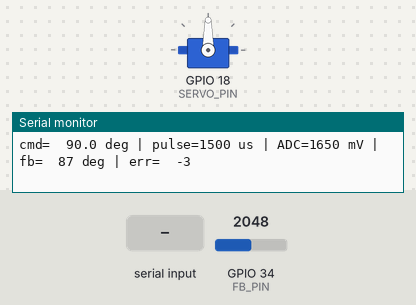
The sketch below on a simulated ESP32. Shown: servo, the last lines printed to the serial monitor. Inputs (shaded band) come from the test bench; at power-on: GPIO 34 (FB_PIN) = 2048 (analog values on the 0–4095 scale). EEPROM starts erased.

Above: at 2.5 s.
2.6 s: "0\n" received over Serial
At 3.6 s:
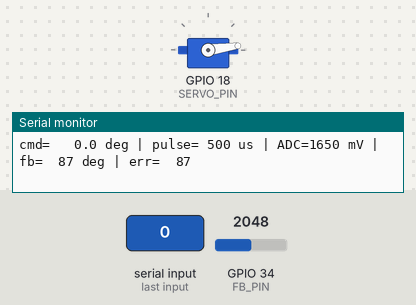
4.1 s: "1\n" received over Serial
At 5.3 s:
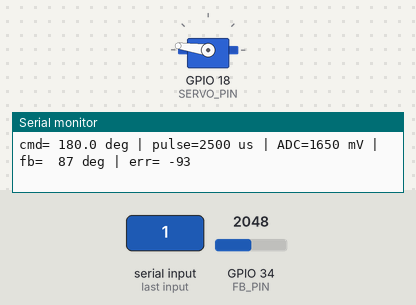
5.6 s: "s\n" received over Serial
At 7.8 s:
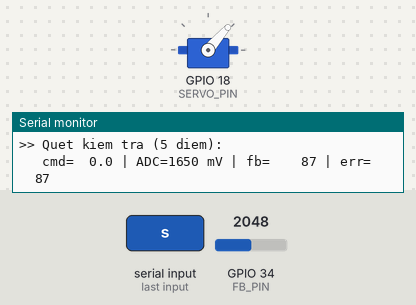
8.6 s: GPIO 34 (FB_PIN) set to 2640
11.6 s: "g,45\n" received over Serial
14.6 s: "9\n" received over Serial
At 15.3 s:
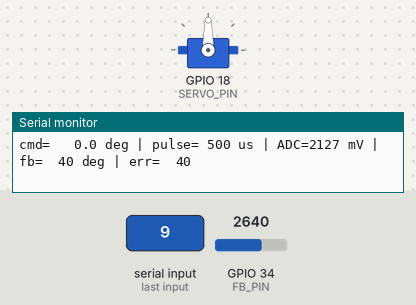
Timing chart, 0 to 17.3 s (numbered marks = the images above; inputs shaded):
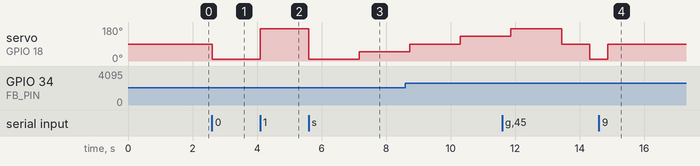

Measured:
- after the input at 2.6 s, servo on GPIO 18 (SERVO_PIN): 90° → 8° at once
- after the input at 4.1 s, servo on GPIO 18 (SERVO_PIN): 8° → 172° at once
- after the input at 5.6 s, servo on GPIO 18 (SERVO_PIN): 172° → 8° at once, → 49° 1.6 s later
- after the input at 14.6 s, servo on GPIO 18 (SERVO_PIN): 8° → 90° after 0.28 s

The sketch:

td8120_calib.ino
```cpp
/*
  TD8120 (servo 180 do) - Hieu chinh offset + doc feedback ADC tren ESP32
  Phien ban: Noi suy 2 doan (0-90-180) de sua loi phi tuyen tinh cua bien tro.

  Dau noi:
    Servo signal  -> GPIO18
    Servo V+      -> nguon rieng 5-6V
    Servo GND     -> GND chung voi ESP32
    Feedback wiper-> GPIO34 (ADC1), dien ap toi da 3.3V

  Serial Monitor: 115200 baud, chon "Newline"
*/

#include <ESP32Servo.h>
#include <Preferences.h>

// ================== CAU HINH ==================
const int SERVO_PIN = 18;
const int FB_PIN    = 34;

const int PULSE_LIMIT_LOW  = 400;    // gioi han an toan khi chinh offset (us)
const int PULSE_LIMIT_HIGH = 2600;
const int PULSE_STEP       = 5;      // moi lan bam q/e/z/c doi bao nhieu us

const int DEFAULT_PULSE_MIN = 500;
const int DEFAULT_PULSE_MAX = 2500;

// ================== BIEN TOAN CUC ==================
Servo servo;
Preferences prefs;

int pulseMin = DEFAULT_PULSE_MIN;    // us ung voi 0 do
int pulseMax = DEFAULT_PULSE_MAX;    // us ung voi 180 do
int adc0     = 2533;                 // mV feedback tai 0 do   (se duoc ghi de khi chay 'k')
int adcMid   = 1618;                 // mV feedback tai 90 do  (se duoc ghi de khi chay 'k')
int adc180   = 703;                  // mV feedback tai 180 do (se duoc ghi de khi chay 'k')

float cmdAngle = 90.0f;

// So chu so thap phan khi lam tron fb va err
const int FB_DECIMALS = 0;

// ================== TIEN ICH ==================
int readFeedbackMv() {
  long sum = 0;
  const int N = 32;
  for (int i = 0; i < N; i++) {
    sum += analogReadMilliVolts(FB_PIN);
    delay(2);
  }
  return sum / N;
}

int angleToUs(float a) {
  a = constrain(a, 0.0f, 180.0f);
  return pulseMin + (long)((pulseMax - pulseMin) * a / 180.0);
}

// Noi suy 2 doan de xu ly bien tro phi tuyen tinh
float mvToAngle(int mv) {
  if (adc180 == adc0) return 0;

  float a = 0;
  bool isReverse = (adc180 < adc0); // Kiem tra feedback thuan hay nguoc

  if (!isReverse) {
    if (mv <= adcMid) {
      if (adcMid == adc0) return 0;
      a = (mv - adc0) * 90.0f / (adcMid - adc0);
    } else {
      if (adc180 == adcMid) return 90.0f;
      a = 90.0f + (mv - adcMid) * 90.0f / (adc180 - adcMid);
    }
  } else {
    if (mv >= adcMid) {
      if (adcMid == adc0) return 0;
      a = (mv - adc0) * 90.0f / (adcMid - adc0);
    } else {
      if (adc180 == adcMid) return 90.0f;
      a = 90.0f + (mv - adcMid) * 90.0f / (adc180 - adcMid);
    }
  }
  return constrain(a, 0.0f, 180.0f);
}

// Lam tron x den d chu so thap phan (tranh in ra "-0")
float roundTo(float x, int d) {
  float p = powf(10.0f, d);
  float r = roundf(x * p) / p;
  if (r == 0) r = 0.0f;
  return r;
}

void moveTo(float a, int settleMs = 700) {
  cmdAngle = constrain(a, 0.0f, 180.0f);
  servo.writeMicroseconds(angleToUs(cmdAngle));
  delay(settleMs);
}

void saveCal() {
  prefs.begin("td8120", false);
  prefs.putInt("pMin", pulseMin);
  prefs.putInt("pMax", pulseMax);
  prefs.putInt("a0", adc0);
  prefs.putInt("aMid", adcMid);
  prefs.putInt("a180", adc180);
  prefs.end();
  Serial.println(">> Da luu hieu chinh vao flash.");
}

void loadCal() {
  prefs.begin("td8120", true);
  pulseMin = prefs.getInt("pMin", pulseMin);
  pulseMax = prefs.getInt("pMax", pulseMax);
  adc0     = prefs.getInt("a0", adc0);
  adcMid   = prefs.getInt("aMid", adcMid);
  adc180   = prefs.getInt("a180", adc180);
  prefs.end();
}

void printCal() {
  Serial.printf("pulseMin=%d us | pulseMax=%d us | adc0=%d mV | adcMid=%d mV | adc180=%d mV\n",
                pulseMin, pulseMax, adc0, adcMid, adc180);
}

// Tu dong do lay mau ADC tai 3 diem (0, 90, 180)
void calibrateADC() {
  Serial.println(">> Calib ADC: ve 0 do...");
  moveTo(0, 2000);
  int v0 = readFeedbackMv();

  Serial.println(">> Calib ADC: ve 90 do...");
  moveTo(90, 1500);
  int vMid = readFeedbackMv();

  Serial.println(">> Ve 180 do...");
  moveTo(180, 2000);
  int v180 = readFeedbackMv();

  Serial.printf(">> Do duoc: adc0=%d mV, adcMid=%d mV, adc180=%d mV\n", v0, vMid, v180);

  if (abs(v180 - v0) < 200) {
    Serial.println("!! Chenh lech < 200 mV, feedback co the chua noi hoac sai chan. KHONG cap nhat.");
  } else {
    adc0 = v0;
    adcMid = vMid;
    adc180 = v180;
    if (adc180 < adc0) Serial.println(">> Feedback dao chieu (goc tang -> dien ap giam), da tu xu ly.");
    Serial.println(">> Calib hoan tat! Bam 'p' de luu vao Flash.");
  }
  moveTo(90, 1000);
}

// Quet 5 diem de kiem tra do tuyen tinh
void sweepTest() {
  Serial.println(">> Quet kiem tra (5 diem):");
  const float pts[5] = {0.0f, 45.0f, 90.0f, 135.0f, 180.0f};
  for (int i = 0; i < 5; i++) {
    moveTo(pts[i], 1500);
    int mv = readFeedbackMv();
    float fbRaw = mvToAngle(mv);
    float fb    = roundTo(fbRaw, FB_DECIMALS);
    float err   = roundTo(fbRaw - pts[i], FB_DECIMALS);
    Serial.printf("   cmd=%5.1f | ADC=%4d mV | fb=%6.*f | err=%6.*f\n",
                  pts[i], mv, FB_DECIMALS, fb, FB_DECIMALS, err);
  }
  moveTo(90, 800);
}

void printHelp() {
  Serial.println(F(
    "\n=============== LENH ===============\n"
    "g<goc> : di toi goc, vd g45\n"
    "0 9 1  : di toi 0 / 90 / 180 do\n"
    "q / e  : pulseMin  -5 / +5 us (offset 0 do)\n"
    "z / c  : pulseMax  -5 / +5 us (offset 180 do)\n"
    "k      : tu do ADC tai 3 diem (0, 90, 180 do)\n"
    "s      : quet 5 diem kiem tra sai so\n"
    "p      : luu vao flash\n"
    "r      : reset ve mac dinh (chua luu)\n"
    "i      : in thong so hien tai\n"
    "h      : tro giup\n"
    "====================================\n"));
}

void handleCmd(String s) {
  s.trim();
  if (s.length() == 0) return;
  char c = s[0];

  switch (c) {
    case 'g': moveTo(s.substring(1).toFloat(), 500); break;
    case '0': moveTo(0);   break;
    case '9': moveTo(90);  break;
    case '1': moveTo(180); break;

    case 'q': pulseMin = max(pulseMin - PULSE_STEP, PULSE_LIMIT_LOW);  moveTo(0, 300);   break;
    case 'e': pulseMin = min(pulseMin + PULSE_STEP, pulseMax - 100);   moveTo(0, 300);   break;
    case 'z': pulseMax = max(pulseMax - PULSE_STEP, pulseMin + 100);   moveTo(180, 300); break;
    case 'c': pulseMax = min(pulseMax + PULSE_STEP, PULSE_LIMIT_HIGH); moveTo(180, 300); break;

    case 'k': calibrateADC(); break;
    case 's': sweepTest(); break;
    case 'p': saveCal(); break;
    case 'r':
      pulseMin = DEFAULT_PULSE_MIN;
      pulseMax = DEFAULT_PULSE_MAX;
      Serial.println(">> Da reset pulse ve mac dinh.");
      break;
    case 'i': break;
    case 'h': printHelp(); return;
    default:  Serial.println("Lenh khong hop le. Go h de xem tro giup."); return;
  }
  printCal();
}

// ================== SETUP / LOOP ==================
void setup() {
  Serial.begin(115200);
  delay(300);

  analogReadResolution(12);
  analogSetPinAttenuation(FB_PIN, ADC_11db);   // 0 - ~3.3V

  loadCal();

  ESP32PWM::allocateTimer(0);
  servo.setPeriodHertz(50);
  servo.attach(SERVO_PIN, PULSE_LIMIT_LOW, PULSE_LIMIT_HIGH);
  moveTo(90, 1000);

  printHelp();
  printCal();
}

void loop() {
  if (Serial.available()) {
    handleCmd(Serial.readStringUntil('\n'));
  }

  static uint32_t t = 0;
  if (millis() - t > 200) {
    t = millis();
    int mv = readFeedbackMv();
    float fbRaw = mvToAngle(mv);
    float fb    = roundTo(fbRaw, FB_DECIMALS);
    float err   = roundTo(fbRaw - cmdAngle, FB_DECIMALS);
    Serial.printf("cmd=%6.1f deg | pulse=%4d us | ADC=%4d mV | fb=%4.*f deg | err=%4.*f\n",
                  cmdAngle, angleToUs(cmdAngle), mv, FB_DECIMALS, fb, FB_DECIMALS, err);
  }
}
```
